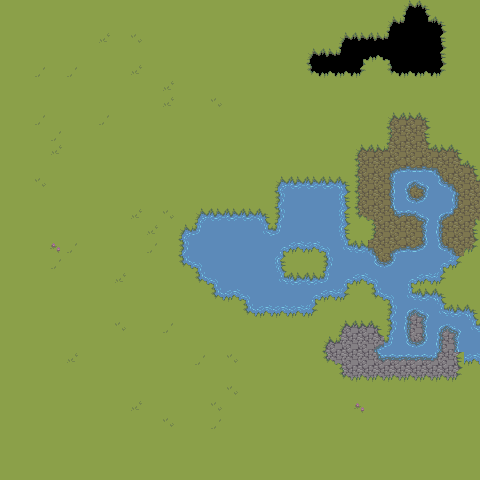

A level layout from a 2D game, rendered from its tile map. Below: a short description, then the map file with its tile-grid data intact:
An orthogonal 30x30 tile map with 16x16 px tiles, 1 tile layer (Camada de Blocos 1).

<map version="1.10" tiledversion="1.10.2" orientation="orthogonal" renderorder="right-down" width="30" height="30" tilewidth="16" tileheight="16" infinite="0" nextlayerid="2" nextobjectid="1">
 <tileset firstgid="1" source="tileset1.tsx" />
 <layer id="1" name="Camada de Blocos 1" width="30" height="30">
  <data encoding="csv">
18,18,18,18,18,18,18,18,18,18,18,18,18,18,18,18,18,18,18,18,18,18,18,18,18,68,69,18,18,18,
18,18,18,18,18,18,18,18,18,18,18,18,18,18,18,18,18,18,18,18,18,18,18,18,68,83,81,69,18,18,
18,18,18,66,71,71,12,18,11,23,18,18,18,18,18,18,18,18,18,18,18,68,82,82,83,52,52,65,18,18,
18,18,18,71,18,23,18,18,23,71,23,18,18,18,18,18,18,18,18,68,82,83,49,50,51,52,52,65,18,18,
18,18,28,71,28,18,71,66,12,23,71,18,18,18,18,18,18,18,18,84,50,50,85,18,84,50,50,85,18,18,
18,18,66,18,23,18,71,18,18,18,12,23,71,23,71,71,18,18,18,18,18,18,18,18,18,18,18,18,18,18,
18,18,71,71,18,18,71,71,66,66,12,18,66,11,18,23,18,18,18,18,18,18,18,18,18,18,18,18,18,18,
18,18,28,23,18,23,28,71,18,66,18,18,18,18,18,18,18,18,18,18,18,18,18,18,9,39,10,18,18,18,
18,18,23,28,18,23,71,23,18,18,66,18,18,18,18,18,18,18,18,18,18,18,18,18,24,60,22,18,18,18,
18,18,71,12,18,66,18,18,18,66,23,18,18,18,18,18,18,18,18,18,18,18,9,39,40,60,38,39,10,18,
18,18,23,23,18,23,23,18,18,18,23,18,18,18,18,18,18,18,18,18,18,18,24,37,73,76,76,74,38,10,
18,18,11,18,18,23,18,18,18,66,66,18,18,18,18,18,18,4,34,34,34,5,24,60,61,43,45,75,74,38,
18,18,23,66,18,66,71,18,18,18,23,18,18,18,18,18,18,19,36,36,36,17,24,37,61,75,77,36,59,60,
18,18,71,71,18,18,23,18,12,66,11,18,4,34,34,34,5,19,36,36,36,17,25,8,89,44,45,43,90,6,
18,18,18,23,18,18,23,23,23,12,18,4,35,36,36,36,33,35,36,36,36,17,18,24,60,60,61,59,37,22,
18,18,71,27,28,71,71,23,23,28,18,19,36,36,36,36,36,1,2,2,3,33,34,74,73,76,77,75,74,26,
18,18,23,28,23,71,23,18,66,18,18,20,3,36,36,36,36,17,18,18,19,36,36,75,77,36,36,1,21,66,
18,18,18,18,18,71,71,12,23,23,66,18,20,3,36,36,36,33,34,34,35,1,2,3,36,1,2,21,18,18,
18,18,18,18,18,18,18,66,23,23,71,18,18,20,2,3,36,36,36,1,2,21,18,20,3,33,34,5,18,18,
18,18,18,18,18,18,18,18,18,23,71,71,18,18,18,20,2,2,2,21,18,18,18,18,19,46,48,33,34,5,
18,18,18,18,18,18,18,11,23,71,28,66,18,18,18,18,18,18,18,18,18,41,87,42,19,62,64,46,48,33,
18,18,18,18,71,71,18,66,23,23,71,71,18,18,18,18,18,18,18,18,41,88,53,13,35,78,80,62,64,36,
18,18,18,18,12,18,18,71,18,18,18,18,28,71,11,18,18,18,18,18,57,56,63,29,47,47,47,30,70,2,
18,18,18,18,66,23,66,18,18,18,23,66,66,66,66,66,71,23,18,18,18,57,55,55,55,55,55,55,58,18,
18,18,18,18,18,18,18,18,18,18,18,18,18,18,11,71,23,23,18,18,23,71,18,18,18,18,18,18,18,18,
18,18,18,18,18,71,23,18,12,66,71,66,23,11,23,71,23,71,71,71,71,23,27,18,18,18,18,18,18,18,
18,18,18,18,18,18,71,18,66,23,11,66,18,28,23,18,71,23,18,18,18,66,18,18,18,18,18,18,18,18,
18,18,18,18,18,18,18,18,18,18,18,18,18,18,18,18,18,23,18,18,18,23,66,18,18,18,18,18,18,18,
18,18,18,18,18,18,18,18,18,18,18,18,18,18,18,18,18,18,18,18,18,18,18,18,18,18,18,18,18,18,
18,18,18,18,18,18,18,18,18,18,18,18,18,18,18,18,18,18,18,18,18,18,18,18,18,18,18,18,18,18
</data>
 </layer>
</map>
